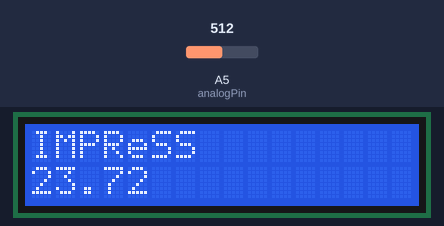
Recording of a sketch running on a simulated Arduino Uno, built with avr-gcc and run on an emulated ATmega328P. On the bench: 16×2 character LCD. The inputs (shaded band) are chosen by the test bench; at power-on: A5 (analogPin) = 512. No MQTT or app messages arrive unless stated.

Above: at 1.3 s.
1.4 s: A5 (analogPin) set to 716
At 6.0 s:
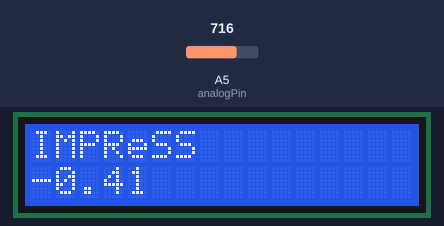
7.4 s: A5 (analogPin) set to 900
At 11.0 s:
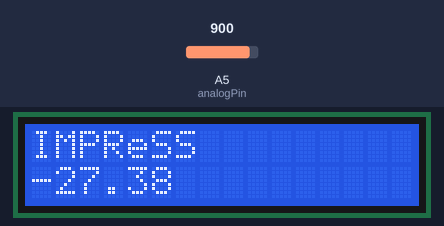
13.4 s: A5 (analogPin) set to 1023
At 16.1 s:
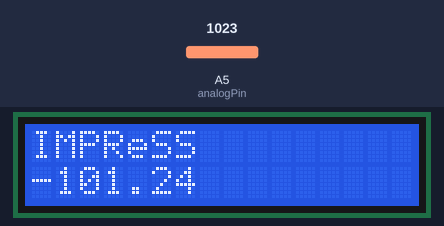
Timing chart, 0 to 17.6 s (numbered marks = the images above; inputs shaded):
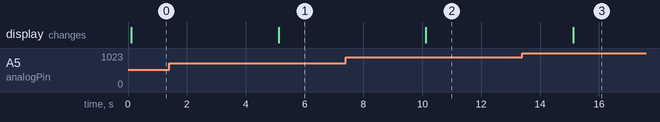

The sketch:

impress_slave.ino
```cpp
    /*
     Publishing in the callback

      - connects to an MQTT server
      - subscribes to the topic "inTopic"
      - when a message is received, republishes it to "outTopic"

      This example shows how to publish messages within the
      callback function. The callback function header needs to
      be declared before the PubSubClient constructor and the
      actual callback defined afterwards.
      This ensures the client reference in the callback function
      is valid.

    */
#include <stdio.h>
#include <math.h>
#include <LiquidCrystal.h>
#include <SPI.h>
#include <Ethernet.h>
#include <PubSubClient.h>

  LiquidCrystal lcd(9, 8, 7, 6, 5, 4);
  int analogPin=5;   // pino sensor temperatura
  float Vin=4.77;    // tensão alimentacao micro aproximada
  float Raux=10000;  // resistencia em serie com sensor
  float R0=9600;     // resistencia sensor a 25 graus
  float T0=298.15;   // temperatura em kelvin 25 graus

  float Vout=0.0;        // tensao apresentada no adc
  float Rout=0.0;        // resistencia do ntc ( calculada )

  float T1=273;          // temperatura em kelvin parametro 1 ponto 0 graus
  float T2=323;          // temperatura em kelvin paremetro 2 ponto 50 graus
  float RT1=21650;       // resistencia paramentro 1 ponto 0 graus
  float RT2=4350;        // resistencia paramentro 2 ponto 50 graus

  float beta=0.0;        // parametro beta
  float Rinf=0.0;        // [ohm]      Rinf parameter
  float TempK=0.0;       // temperatura em kelvin calculada
  float TempC=0.0;       // temperatura em graus  calculada

        // Update these with values suitable for your network.
  byte mac[]    = {  0xDE, 0xED, 0xBA, 0xFE, 0xFE, 0xED };
  //byte server[] = { 10, 0, 0, 102 };
  byte server[] = {192,168,0,101};
  byte ip[]     = {192,168,0,190};
 //byte ip[] = { 10, 0, 0, 110 };


 // Callback function header
 void callback(char* topic, byte* payload, unsigned int length);

 EthernetClient ethClient;
 PubSubClient client(server, 1883, callback, ethClient);

 char message_buff[100];

 // Callback function
 void callback(char* topic, byte* payload, unsigned int length) {
 }


  void setup() {

  // inicializacao serial

    Serial.begin(9600);   //velocidade
    lcd.begin(16, 2);
    lcd.print("IMPReSS");

  // inicializacao de pinos

      pinMode(analogPin, INPUT);  // pino sensor home

  //  parametros globais calculo temperatura

    beta=(log(RT1/RT2))/((1/T1)-(1/T2)); // calculo de beta
    Rinf=R0*exp(-beta/T0);               // calculo resistencia

    Ethernet.begin(mac, ip);
    if (client.connect("arduinoClient2")) {
     //client.publish("impress/temeprature","23");
     //client.subscribe("impress/action");
      client.subscribe("impress/action");
    }


  }


  void loop()
  {

     sensor_home();               // calculo de temperatura
     //delay(1000);                   // tempo para loop

     char buffer[10];
     dtostrf(TempC, 5, 2, buffer);

     client.publish("impress/temperature",buffer);

//     Serial.println(float(TempC));
     lcd.setCursor(0, 1);
     lcd.print(float(TempC));

     delay(5000);
     //Serial.println("published ...");
     //client.subscribe("impress/temeprature");
     client.loop();

  }


  // calculo de temperatura

     void sensor_home()

  {

    Vout=Vin*((float)(analogRead(analogPin))/1024.0);
    Rout=(Raux*Vout/(Vin-Vout));

    TempK=(beta/log(Rout/Rinf));
    TempC=TempK-273.15;

  }
```

Measured:
- after the input at 1.4 s, the display: changes after 3.7 s (image 1)
- after the input at 7.4 s, the display: changes after 2.7 s (image 2)
- after the input at 13.4 s, the display: changes after 1.7 s (image 3)
